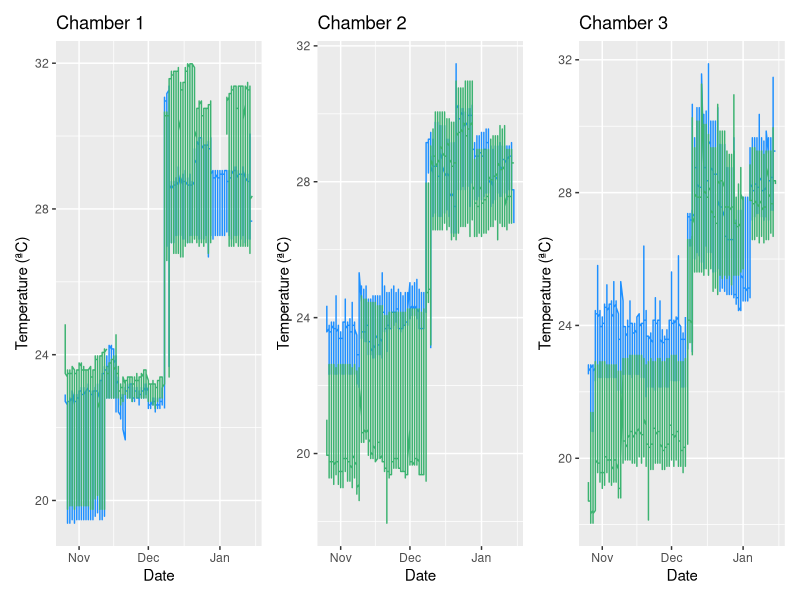
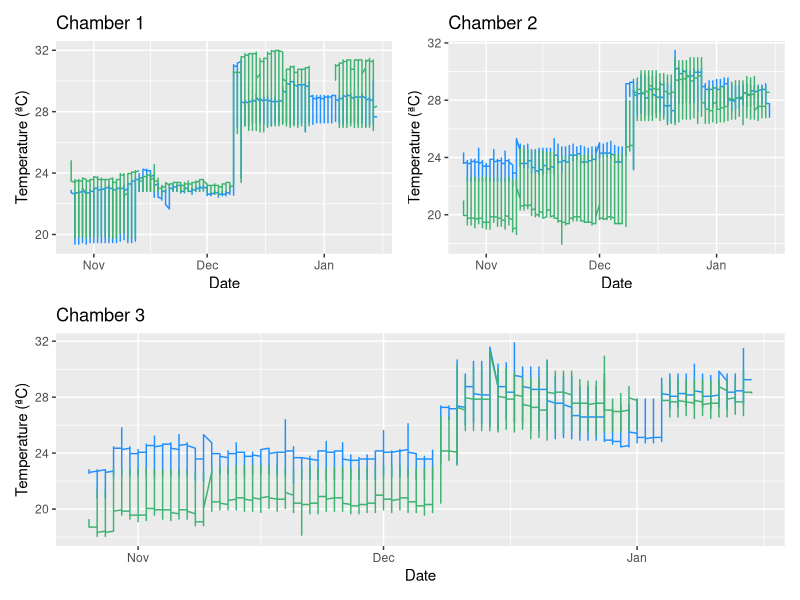
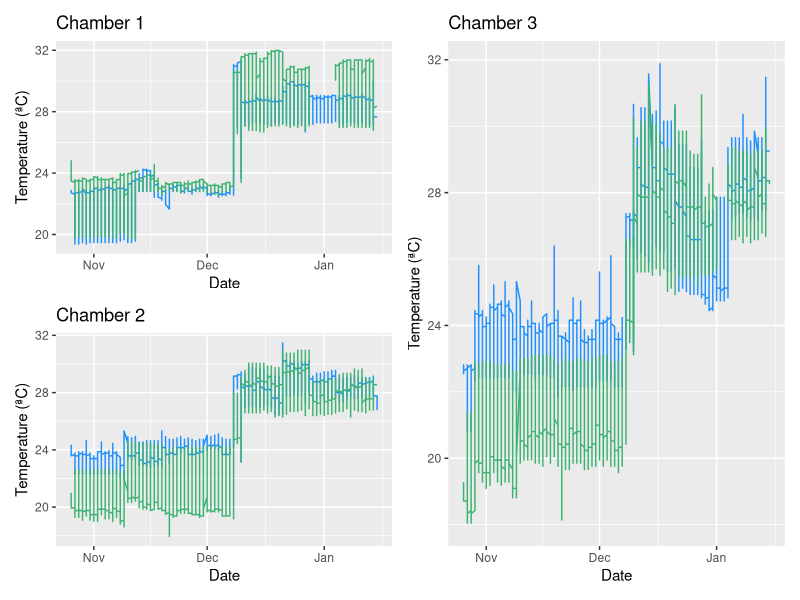
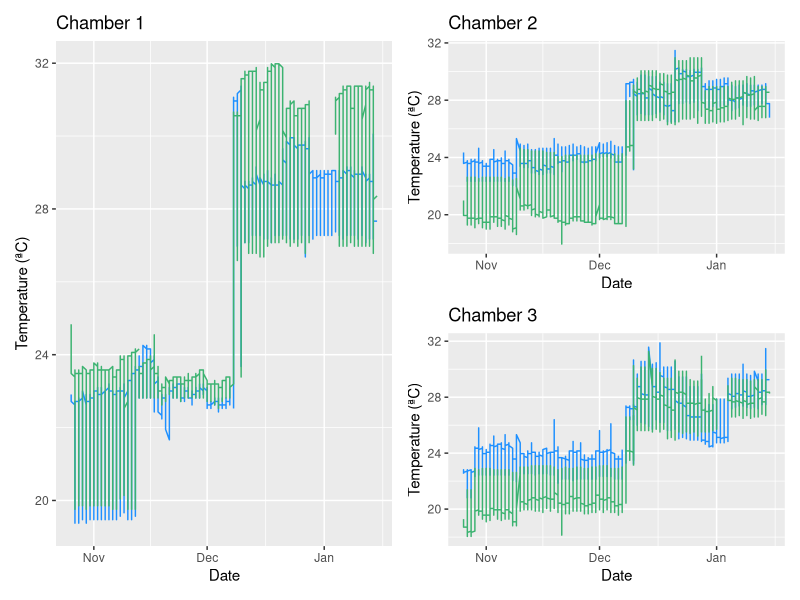

Reproduce these figures in R, in order.
library(tidyverse)
library(lubridate)
library(ggplot2)
library(patchwork)
###################
###################
# plot the data
logger_data <- read_csv(here::here("hobo loggers","output","logger_data.csv"), locale=locale(tz="HST"))

# I did all the same renaming you did so your plotting code would work
logger_data <- logger_data %>% 
  mutate(Date = date(datetime)) %>%
  # all of this is commented out because the data should already be named
  # what you want it to be named. 
  # rename(
  #   timestamp = datetime,
  #   bot1.Temp = temp_logger_20940476,
  #   bot1.Light = light_logger_20940476,
  #   top2.Temp = temp_logger_20940477,
  #   top2.Light = light_logger_20940477,
  #   bot3.Temp = temp_logger_20940478,
  #   bot3.Light = light_logger_20940478,
  #   bot2.Temp = temp_logger_20940479,
  #   bot2.Light = light_logger_20940479,
  #   top1.Temp = temp_logger_20940480,
  #   top1.Light = light_logger_20940480,
  #   top3.Temp = temp_logger_20940481,
  #   top3.Light = light_logger_20940481
  # ) %>%
  # we still do this though:
  select(Date,timestamp=datetime,top1.Temp,bot1.Temp,top2.Temp,,bot2.Temp,top3.Temp,bot3.Temp)
  # rstudio shows a little yellow warning triangle in the gutter over to the left
  # because Date is a function in lubridate and it thinks you're trying to do something
  # with that rather than using it as the name of a field in a dataframe


# ok I went a head and ggplotified this. It's all standard ggplot code
# except for the last bit (p1 + p2 + p3). That uses patchwork, which allows
# for very clever and simple plot layout

# plot it

# chamber 1
p1 <- ggplot(logger_data) + 
  geom_line(aes(x = Date, y = top1.Temp),col="dodgerblue") +
  geom_line(aes(x = Date, y = bot1.Temp), col = "mediumseagreen") +
  xlab("Date") + 
  ylab("Temperature (ªC)") +
  ggtitle("Chamber 1")

####chamber 2
p2 <- ggplot(logger_data) + 
  geom_line(aes(x = Date, y = top2.Temp),col="dodgerblue") +
  geom_line(aes(x = Date, y = bot2.Temp), col = "mediumseagreen") +
  xlab("Date") + 
  ylab("Temperature (ªC)") +
  ggtitle("Chamber 2")

####chamber 3
p3 <- ggplot(logger_data) + 
  geom_line(aes(x = Date, y = top3.Temp),col="dodgerblue") +
  geom_line(aes(x = Date, y = bot3.Temp), col = "mediumseagreen") +
  xlab("Date") + 
  ylab("Temperature (ªC)") +
  ggtitle("Chamber 3")

# put 'em all together
# this uses the magic of patchwork to layout the plots
# this will put them all side by side, like you had it
p1 + p2 + p3

# just to show off how great and easy patchwork is, this will
# put chambers 1 & 2 on top, with chamber 3 on the bottom
(p1 + p2) / p3

# here are some other things you can do with it:
(p1 / p2) | p3
p1 | (p2 / p3)

# magic!